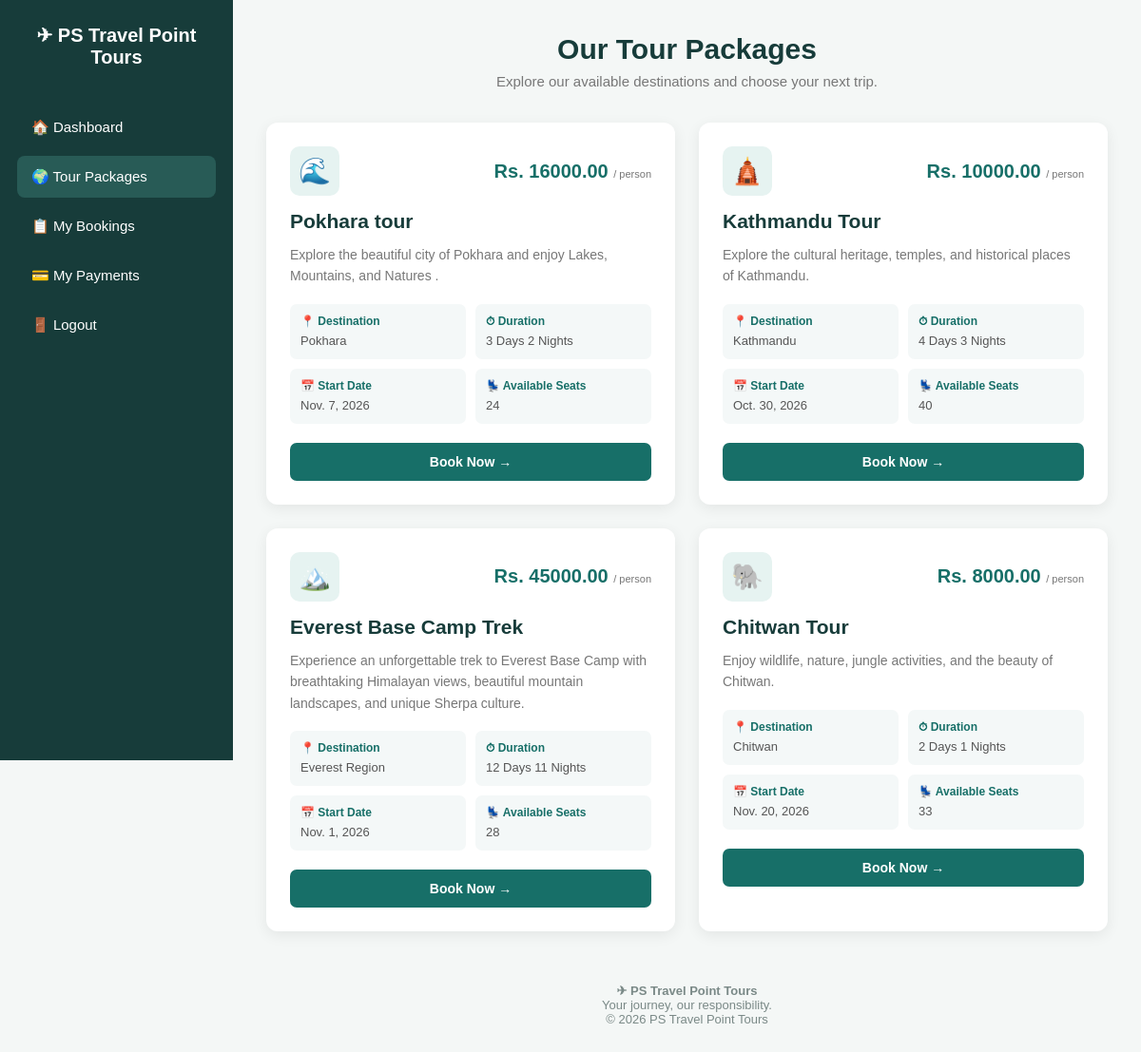
Page /packages/ on the committed database.
### travel/models.py (models this page shows, shortened)
class TourPackage(models.Model):
    package_name = models.CharField(
        max_length=100
    )
    destination = models.CharField(
        max_length=100
    )
    description = models.TextField()
    itinerary = models.TextField(
        blank=True
    )
    duration = models.CharField(
        max_length=50
    )
    price = models.DecimalField(
        max_digits=10,
        decimal_places=2
    )
    available_seats = models.IntegerField()
    start_date = models.DateField()
    transportation = models.CharField(
        max_length=50,
        default='Tourist Bus'
    )
    accommodation = models.CharField(
        max_length=100,
        blank=True
    )
    meals = models.CharField(
        max_length=100,
        blank=True
    )
    sightseeing = models.TextField(
        blank=True
    )

### travel/views.py (the view)
# urls.py: path('packages/', views.packages, name='packages'),
def packages(request):
    search_query = request.GET.get(
        'search',
        ''
    )
    if search_query:
        tour_packages = TourPackage.objects.filter(
            package_name__icontains=search_query
        )
    else:
        tour_packages = TourPackage.objects.all()
    return render(
        request,
        'travel/packages.html',
        {
            'tour_packages': tour_packages
        }
    )

### travel/templates/travel/packages.html (shortened to what this page needs)
<!DOCTYPE html>
<html lang="en">
<head>
</head>
<body>
<div class="sidebar">
    <div class="logo">
        ✈ PS Travel Point Tours
    </div>
    <a href="{% url 'dashboard' %}">
        🏠 Dashboard
    </a>
    <a href="{% url 'packages' %}" class="active">
        🌍 Tour Packages
    </a>
    <a href="{% url 'my_bookings' %}">
        📋 My Bookings
    </a>
    <a href="{% url 'my_payments' %}">
        💳 My Payments
    </a>
    <a href="{% url 'logout' %}">
        🚪 Logout
    </a>
</div>
<div class="main">
    <div class="page-header">
        <h1>
            Our Tour Packages
        </h1>
        <p>
            Explore our available destinations and choose your next trip.
        </p>
    </div>
    <div class="package-grid">
        {% for package in tour_packages %}
        <div class="package-card">
            <div class="package-top">
                <div class="package-icon">
                    {% if package.destination == "Pokhara" %}
                        🌊
                    {% elif package.destination == "Kathmandu" %}
                        🛕
                    {% elif package.destination == "Everest Region" %}
                        🏔️
                    {% elif package.destination == "Chitwan" %}
                        🐘
                    {% else %}
                        ✈️
                    {% endif %}
                </div>
                <div class="package-price">
                    Rs. {{ package.price|floatformat:2 }}
                    <span class="per-person">
                        / person
                    </span>
                </div>
            </div>
            <h2>
                {{ package.package_name }}
            </h2>
            <p class="description">
                {{ package.description }}
            </p>
            <div class="details">
                <div class="detail">
                    <strong>
                        📍 Destination
                    </strong>
                    <span>
                        {{ package.destination }}
                    </span>
                </div>
                <div class="detail">
                    <strong>
                        ⏱ Duration
                    </strong>
                    <span>
                        {{ package.duration }}
                    </span>
                </div>
                <div class="detail">
                    <strong>
                        📅 Start Date
                    </strong>
                    <span>
                        {{ package.start_date }}
                    </span>
                </div>
                <div class="detail">
                    <strong>
                        💺 Available Seats
                    </strong>
                    <span>
                        {{ package.available_seats }}
                    </span>
                </div>
            </div>
            <a
                href="{% url 'booking' package.id %}"
                class="book-btn"
            >
                Book Now →
            </a>
        </div>
        {% empty %}
            <p>
                No tour packages are currently available.
            </p>
        {% endfor %}
    </div>
    <footer>
        <strong>
            ✈ PS Travel Point Tours
        </strong>
        <p>
            Your journey, our responsibility.
        </p>
        <p>
            © 2026 PS Travel Point Tours
        </p>
    </footer>
</div>
</body>
</html>

### travel/templates/travel/packages.html (style rules this page uses)
* { margin: 0; padding: 0; box-sizing: border-box; font-family: Arial, sans-serif; }
body { background: #f4f7f6; color: #263b39; }
.sidebar { position: fixed; left: 0; top: 0; width: 245px; height: 100vh; background: #173c3a; color: white; padding: 25px 18px; }
.logo { font-size: 20px; font-weight: bold; margin-bottom: 40px; text-align: center; }
.sidebar a { display: block; color: white; text-decoration: none; padding: 13px 15px; margin-bottom: 8px; border-radius: 8px; font-size: 15px; }
.sidebar a:hover, .sidebar a.active { background: #285b56; }
.main { margin-left: 245px; padding: 35px; }
.page-header { text-align: center; margin-bottom: 35px; }
.page-header h1 { color: #173c3a; font-size: 30px; margin-bottom: 8px; }
.page-header p { color: #777; font-size: 15px; }
.package-grid { display: grid; grid-template-columns: repeat(2, 1fr); gap: 25px; }
.package-card { background: white; border-radius: 12px; padding: 25px; box-shadow: 0 4px 15px rgba(0,0,0,0.07); transition: 0.3s; }
.package-top { display: flex; justify-content: space-between; align-items: center; margin-bottom: 15px; }
.package-icon { width: 52px; height: 52px; border-radius: 10px; background-color: #e6f3f1; display: flex; align-items: center; justify-content: center; font-size: 27px; }
.package-price { color: #176f68; font-size: 20px; font-weight: bold; }
.per-person { color: #777; font-size: 11px; font-weight: normal; }
.package-card h2 { color: #173c3a; font-size: 21px; margin-bottom: 12px; }
.description { color: #777; font-size: 14px; line-height: 1.6; margin-bottom: 18px; }
.details { display: grid; grid-template-columns: 1fr 1fr; gap: 10px; margin-bottom: 20px; }
.detail { background-color: #f4f8f8; padding: 11px; border-radius: 7px; }
.detail strong { display: block; color: #176f68; font-size: 12px; margin-bottom: 4px; }
.detail span { color: #555; font-size: 13px; }
.book-btn { display: block; width: 100%; background-color: #176f68; color: white; text-decoration: none; text-align: center; padding: 12px; border-radius: 7px; font-size: 14px; font-weight: bold; transition: 0.3s; }
footer { text-align: center; color: #7a8987; font-size: 13px; margin-top: 35px; padding: 20px; }

### rows in the picture
TourPackage: price "16000.00", package_name "Pokhara tour", description "Explore the beautiful city of Pokhara and enjoy Lakes, Mountains, and Natures .", destination "Pokhara", duration "3 Days 2 Nights", start_date "Nov. 7, 2026", available_seats "24"
TourPackage: price "10000.00", package_name "Kathmandu Tour", description "Explore the cultural heritage, temples, and historical places of Kathmandu.", destination "Kathmandu", duration "4 Days 3 Nights", start_date "Oct. 30, 2026", available_seats "40"
TourPackage: price "45000.00", package_name "Everest Base Camp Trek", description "Experience an unforgettable trek to Everest Base Camp with breathtaking Himalayan views, beautiful mountain landscapes, and unique Sherpa culture.", destination "Everest Region", duration "12 Days 11 Nights", start_date "Nov. 1, 2026", available_seats "28"
TourPackage: price "8000.00", package_name "Chitwan Tour", description "Enjoy wildlife, nature, jungle activities, and the beauty of Chitwan.", destination "Chitwan", duration "2 Days 1 Nights", start_date "Nov. 20, 2026", available_seats "33"
